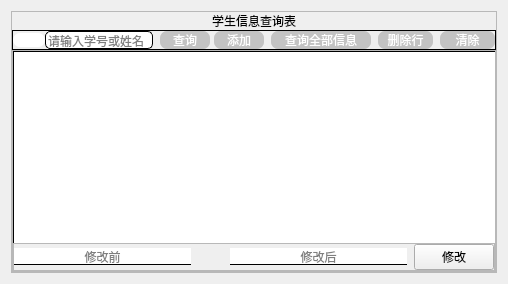
             <widget class="QWidget" name="page_stu_info">
              <layout class="QVBoxLayout" name="verticalLayout_11">
               <item>
                <widget class="QFrame" name="frame_26">
                 <property name="frameShape">
                  <enum>QFrame::StyledPanel</enum>
                 </property>
                 <property name="frameShadow">
                  <enum>QFrame::Raised</enum>
                 </property>
                 <layout class="QVBoxLayout" name="verticalLayout_21">
                  <property name="spacing">
                   <number>0</number>
                  </property>
                  <property name="leftMargin">
                   <number>0</number>
                  </property>
                  <property name="topMargin">
                   <number>0</number>
                  </property>
                  <property name="rightMargin">
                   <number>0</number>
                  </property>
                  <property name="bottomMargin">
                   <number>0</number>
                  </property>
                  <item alignment="Qt::AlignHCenter">
                   <widget class="QLabel" name="label_8">
                    <property name="styleSheet">
                     <string notr="true">font: 10pt &quot;Adobe 黑体 Std R&quot;;</string>
                    </property>
                    <property name="text">
                     <string>学生信息查询表</string>
                    </property>
                   </widget>
                  </item>
                  <item>
                   <widget class="QFrame" name="frame_27">
                    <property name="sizePolicy">
                     <sizepolicy hsizetype="Preferred" vsizetype="Expanding">
                      <horstretch>0</horstretch>
                      <verstretch>1</verstretch>
                     </sizepolicy>
                    </property>
                    <property name="styleSheet">
                     <string notr="true">QPushButton{
	background-color: rgb(195, 195, 195);
	color: rgb(255, 255, 255);
	border-radius:7px;
}

QPushButton:pressed{
	padding-left:2px;
	padding-top:2px
}

QPushButton:hover{
	color: rgb(166, 168, 255);
}

#frame_27{
border:1px solid;
}</string>
                    </property>
                    <property name="frameShape">
                     <enum>QFrame::StyledPanel</enum>
                    </property>
                    <property name="frameShadow">
                     <enum>QFrame::Raised</enum>
                    </property>
                    <layout class="QHBoxLayout" name="horizontalLayout_15">
                     <property name="spacing">
                      <number>0</number>
                     </property>
                     <property name="leftMargin">
                      <number>0</number>
                     </property>
                     <property name="topMargin">
                      <number>0</number>
                     </property>
                     <property name="rightMargin">
                      <number>0</number>
                     </property>
                     <property name="bottomMargin">
                      <number>0</number>
                     </property>
                     <item>
                      <widget class="QPushButton" name="pushButton_9">
                       <property name="styleSheet">
                        <string notr="true">border:none;
background-color: rgb(255, 255, 255);</string>
                       </property>
                       <property name="text">
                        <string/>
                       </property>
                       <property name="icon">
                        <iconset resource="res.qrc">
                         <normaloff>:/icons/icons/register.png</normaloff>:/icons/icons/register.png</iconset>
                       </property>
                      </widget>
                     </item>
                     <item>
                      <widget class="QLineEdit" name="lineEdit_stu">
                       <property name="styleSheet">
                        <string notr="true">border: 1px solid;
border-radius:5px;
font: 9pt &quot;Adobe 黑体 Std R&quot;;</string>
                       </property>
                       <property name="placeholderText">
                        <string>请输入学号或姓名</string>
                       </property>
                      </widget>
                     </item>
                     <item>
                      <widget class="QLabel" name="label_19">
                       <property name="text">
                        <string/>
                       </property>
                      </widget>
                     </item>
                     <item>
                      <widget class="QPushButton" name="pushButton_stu_q">
                       <property name="minimumSize">
                        <size>
                         <width>50</width>
                         <height>18</height>
                        </size>
                       </property>
                       <property name="text">
                        <string>查询</string>
                       </property>
                      </widget>
                     </item>
                     <item>
                      <widget class="QLabel" name="label_3">
                       <property name="text">
                        <string> </string>
                       </property>
                      </widget>
                     </item>
                     <item>
                      <widget class="QPushButton" name="pushButton_insert_stu">
                       <property name="minimumSize">
                        <size>
                         <width>50</width>
                         <height>18</height>
                        </size>
                       </property>
                       <property name="text">
                        <string>添加</string>
                       </property>
                      </widget>
                     </item>
                     <item>
                      <widget class="QLabel" name="label_20">
                       <property name="text">
                        <string/>
                       </property>
                      </widget>
                     </item>
                     <item>
                      <widget class="QPushButton" name="pushButton_stu_qall">
                       <property name="minimumSize">
                        <size>
                         <width>100</width>
                         <height>18</height>
                        </size>
                       </property>
                       <property name="text">
                        <string>查询全部信息</string>
                       </property>
                      </widget>
                     </item>
                     <item>
                      <widget class="QLabel" name="label_21">
                       <property name="text">
                        <string/>
                       </property>
                      </widget>
                     </item>
                     <item>
                      <widget class="QPushButton" name="pushButton_stu_delete">
                       <property name="minimumSize">
                        <size>
                         <width>55</width>
                         <height>18</height>
                        </size>
                       </property>
                       <property name="text">
                        <string>删除行</string>
                       </property>
                      </widget>
                     </item>
                     <item>
                      <widget class="QLabel" name="label_107">
                       <property name="text">
                        <string/>
                       </property>
                      </widget>
                     </item>
                     <item>
                      <widget class="QPushButton" name="pushButton_stu_clear">
                       <property name="minimumSize">
                        <size>
                         <width>55</width>
                         <height>18</height>
                        </size>
                       </property>
                       <property name="text">
                        <string>清除</string>
                       </property>
                      </widget>
                     </item>
                    </layout>
                   </widget>
                  </item>
                  <item>
                   <widget class="QFrame" name="frame_28">
                    <property name="sizePolicy">
                     <sizepolicy hsizetype="Preferred" vsizetype="Expanding">
                      <horstretch>0</horstretch>
                      <verstretch>12</verstretch>
                     </sizepolicy>
                    </property>
                    <property name="frameShape">
                     <enum>QFrame::StyledPanel</enum>
                    </property>
                    <property name="frameShadow">
                     <enum>QFrame::Raised</enum>
                    </property>
                    <layout class="QVBoxLayout" name="verticalLayout_22">
                     <property name="spacing">
                      <number>0</number>
                     </property>
                     <property name="leftMargin">
                      <number>0</number>
                     </property>
                     <property name="topMargin">
                      <number>0</number>
                     </property>
                     <property name="rightMargin">
                      <number>0</number>
                     </property>
                     <property name="bottomMargin">
                      <number>0</number>
                     </property>
                     <item>
                      <widget class="QTableView" name="tableView_stu">
                       <property name="styleSheet">
                        <string notr="true">QTableView{
	border:none;
	border-left: 1px solid;
	border-top: 1px solid;
}
QTableView::item {
    border: none;
    border-right: none;
    border-bottom: none;
}
</string>
                       </property>
                       <attribute name="verticalHeaderVisible">
                        <bool>false</bool>
                       </attribute>
                      </widget>
                     </item>
                     <item>
                      <widget class="QFrame" name="frame_11">
                       <property name="styleSheet">
                        <string notr="true">#pushButton_modify{
	background-color: rgb(195, 195, 195);
	color: rgb(255, 255, 255);
	border-radius:7px;
}

#pushButton_modify:pressed{
	padding-left:2px;
	padding-top:2px
}

#pushButton_modify:hover{
	color: rgb(166, 168, 255);
}

QLineEdit{
	border:none;
	border-bottom:0.5px solid;
}</string>
                       </property>
                       <property name="frameShape">
                        <enum>QFrame::StyledPanel</enum>
                       </property>
                       <property name="frameShadow">
                        <enum>QFrame::Raised</enum>
                       </property>
                       <layout class="QHBoxLayout" name="horizontalLayout_16">
                        <property name="spacing">
                         <number>0</number>
                        </property>
                        <property name="leftMargin">
                         <number>0</number>
                        </property>
                        <property name="topMargin">
                         <number>0</number>
                        </property>
                        <property name="rightMargin">
                         <number>0</number>
                        </property>
                        <property name="bottomMargin">
                         <number>0</number>
                        </property>
                        <item>
                         <widget class="QLineEdit" name="lineEdit_stu_before">
                          <property name="alignment">
                           <set>Qt::AlignCenter</set>
                          </property>
                          <property name="readOnly">
                           <bool>true</bool>
                          </property>
                          <property name="placeholderText">
                           <string>修改前</string>
                          </property>
                         </widget>
                        </item>
                        <item>
                         <widget class="QLabel" name="label_14">
                          <property name="text">
                           <string/>
                          </property>
                         </widget>
                        </item>
                        <item>
                         <widget class="QPushButton" name="pushButton_12">
                          <property name="styleSheet">
                           <string notr="true">border:none</string>
                          </property>
                          <property name="text">
                           <string/>
                          </property>
                          <property name="icon">
                           <iconset resource="res.qrc">
                            <normaloff>:/icons/icons/arrow.png</normaloff>:/icons/icons/arrow.png</iconset>
                          </property>
                          <property name="iconSize">
                           <size>
                            <width>90</width>
                            <height>16</height>
                           </size>
                          </property>
                         </widget>
                        </item>
                        <item>
                         <widget class="QLineEdit" name="lineEdit_stu_after">
                          <property name="alignment">
                           <set>Qt::AlignCenter</set>
                          </property>
                          <property name="placeholderText">
                           <string>修改后</string>
                          </property>
                         </widget>
                        </item>
                        <item>
                         <widget class="QLabel" name="label_15">
                          <property name="text">
                           <string/>
                          </property>
                         </widget>
                        </item>
                        <item>
                         <widget class="QPushButton" name="pushButton_stu_modify">
                          <property name="minimumSize">
                           <size>
                            <width>55</width>
                            <height>18</height>
                           </size>
                          </property>
                          <property name="maximumSize">
                           <size>
                            <width>90</width>
                            <height>16777215</height>
                           </size>
                          </property>
                          <property name="text">
                           <string>修改</string>
                          </property>
                         </widget>
                        </item>
                       </layout>
                      </widget>
                     </item>
                    </layout>
                   </widget>
                  </item>
                 </layout>
                </widget>
               </item>
              </layout>
             </widget>
